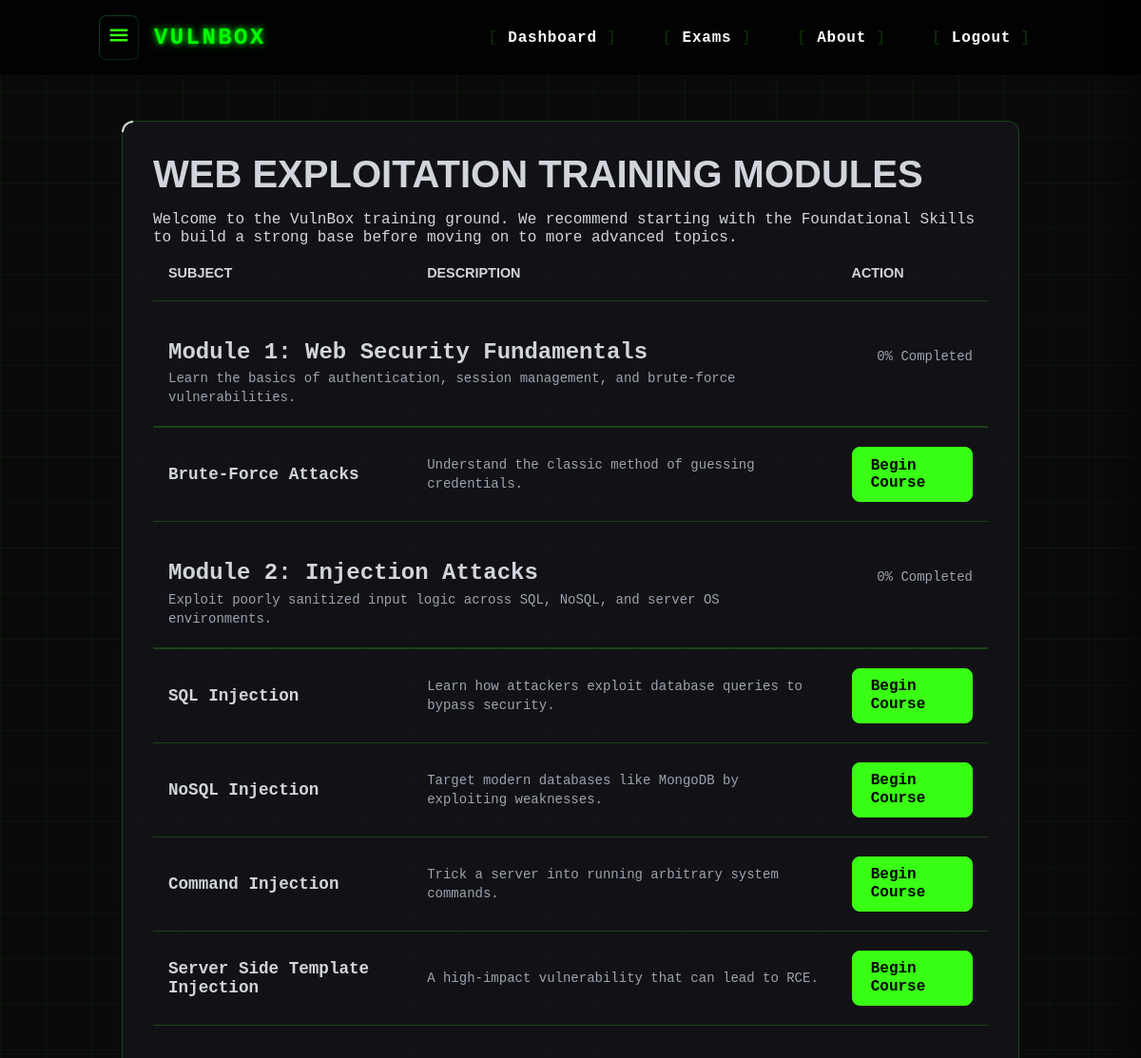
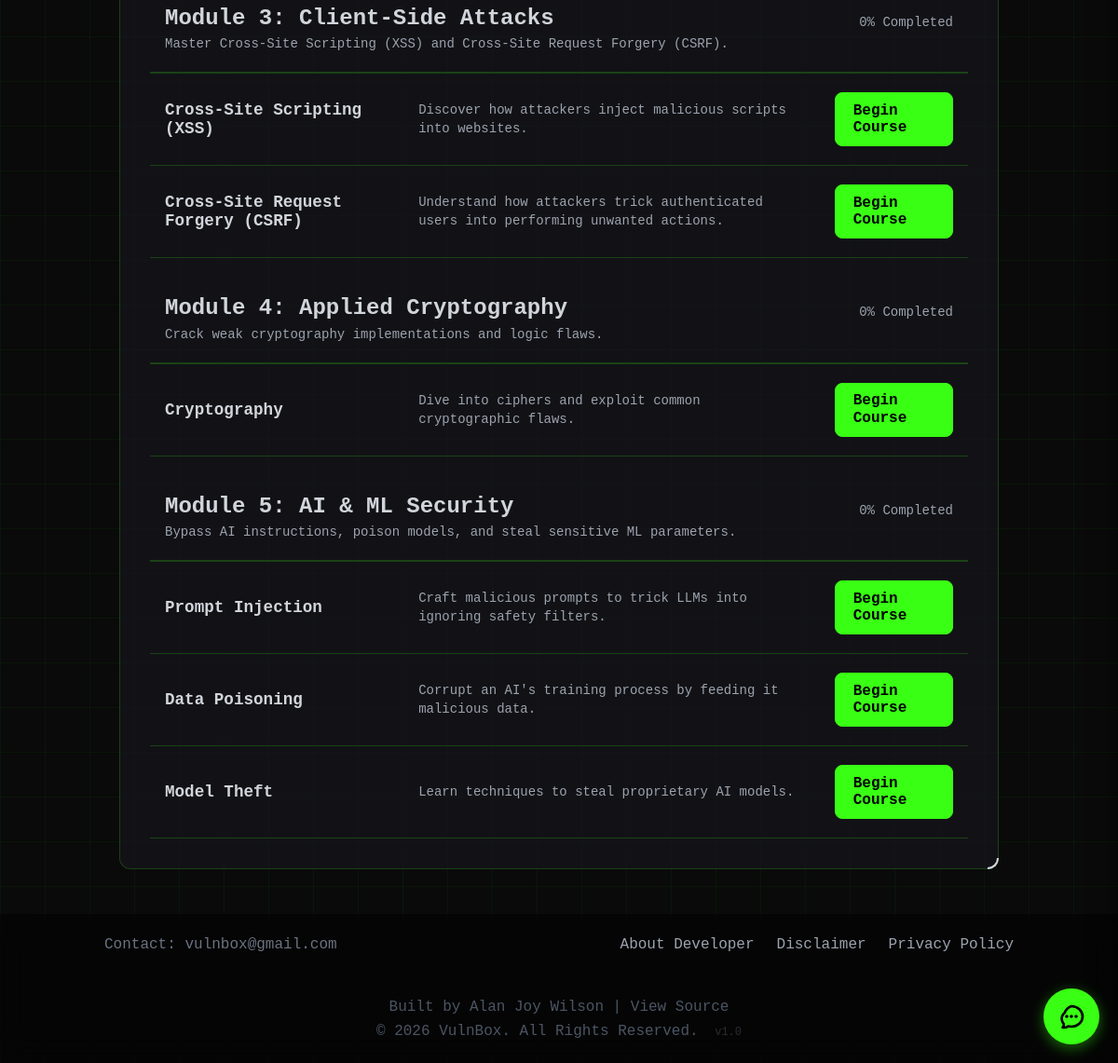
The app's page /dashboard/ (signed in) with its own data (2 pictures, top to bottom).
### curriculum/models.py (models this page shows, shortened)
class Module(models.Model):
    title = models.CharField(max_length=200) # e.g., "Module 1: Web Security Fundamentals"
    slug = models.SlugField(unique=True)     # SEO friendly
    description = models.TextField()
    order = models.PositiveIntegerField(default=0)
    class Meta:
        ordering = ['order']

class CourseLab(models.Model):
    module = models.ForeignKey(Module, related_name='labs', on_delete=models.CASCADE)
    title = models.CharField(max_length=200) # e.g., "SQL Injection (Union Based)"
    slug = models.SlugField(unique=True)
    content_type = models.CharField(max_length=50, choices=[('theory', 'Theory'), ('lab', 'Practical Lab')])
    points = models.IntegerField(default=10)
    order = models.PositiveIntegerField(default=0)
    url_name = models.CharField(max_length=100) # Maps to existing view e.g., 'core:sql_injection'
    meta_title = models.CharField(max_length=150, blank=True)
    meta_description = models.CharField(max_length=300, blank=True)
    class Meta:
        ordering = ['module__order', 'order']

### core/views/main.py (the view)
# urls.py: path('dashboard/', dashboard, name='dashboard'),
@login_required
def dashboard(request):
    modules = Module.objects.prefetch_related('labs').all()
    completions = LabCompletion.objects.filter(user=request.user).select_related('lab')
    completed_lab_slugs = [c.lab.slug for c in completions]
    course_to_labs_map = {
        'theory-brute-force': ['brute-force'],
        'theory-sql-injection': ['login-bypass', 'sql-injection-union'],
        'theory-nosql-injection': ['nosql-injection'],
        'theory-command-injection': ['command-injection'],
        'theory-ssti': ['ssti'],
        'theory-xss': ['stored-xss'],
        'theory-csrf': ['csrf'],
        'theory-cryptography': ['cryptography-caesar'],
        'theory-ai-security': ['ai-prompt-injection'],
        'theory-data-poisoning': ['ml-data-poisoning'],
        'theory-model-theft': ['ml-model-theft'],
    }
    module_progress = []
    for mod in modules:
        dashboard_items = mod.labs.filter(content_type='theory').order_by('order')
        practical_labs = mod.labs.filter(content_type='lab')
        total_practical = practical_labs.count()
        completed_practical = sum(1 for lab in practical_labs if lab.slug in completed_lab_slugs)
        mod_percentage = int((completed_practical / total_practical) * 100) if total_practical > 0 else 0
        items_with_status = []
        for item in dashboard_items:
            required_slugs = course_to_labs_map.get(item.slug, [])
            is_completed = all(slug in completed_lab_slugs for slug in required_slugs) if required_slugs else False
            items_with_status.append({
                'lab': item,
                'is_completed': is_completed
            })
        module_progress.append({
            'module': mod,
            'percentage': mod_percentage,
            'entries': items_with_status,
        })
    return render(request, 'dashboard.html', {
        'module_progress': module_progress,
    })

### core/templates/dashboard.html (shortened to what this page needs)
{% extends 'base.html' %}
{% load static %}
{% block content %}
<div id="particles-js"></div>
<div class="p-4 sm:p-8 max-w-7xl mx-auto w-full">
    <div class="ui-panel p-6 sm:p-8">
        <header class="main-header">
            <h1>WEB EXPLOITATION TRAINING MODULES</h1>
        </header>
        <p class="intro-text">
            Welcome to the VulnBox training ground. We recommend starting with the Foundational Skills
            to build a strong base before moving on to more advanced topics.
        </p>
        <div class="overflow-x-auto">
            <table class="mission-table w-full">
                <thead>
                    <tr>
                        <th>Subject</th>
                        <th>Description</th>
                        <th>Action</th>
                    </tr>
                </thead>
                <tbody>
                    {% for item in module_progress %}
                    <tr class="mission-category-row">
                        <td colspan="3">
                            <div class="flex flex-col md:flex-row md:items-center justify-between w-full">
                                <div>
                                    {{ item.module.title }}
                                    <p class="text-sm font-normal text-gray-400 mt-1" style="text-shadow: none;">
                                        {{ item.module.description }}
                                    </p>
                                </div>
                                <div class="mt-2 md:mt-0 text-right">
                                    <div class="text-sm text-gray-400 font-normal mb-1" style="text-shadow: none;">
                                        {{ item.percentage|default:0 }}% Completed
                                    </div>
                                </div>
                            </div>
                        </td>
                    </tr>
                    {% for entry in item.entries %}
                    <tr>
                        <td class="mission-title">{{ entry.lab.title }}</td>
                        <td class="text-sm text-gray-400">{{ entry.lab.meta_description|default:"Master this topic with introductory theory and practical challenges." }}</td>
                        <td>
                            {% if entry.is_completed %}
                            <div class="flex items-center gap-2 flex-wrap">
                                <span class="bg-green-500/20 text-green-400 px-3 py-1 rounded border border-green-500/30 text-xs font-bold font-orbitron whitespace-nowrap">
                                    <i data-lucide="check-circle" class="inline-block w-3 h-3 mr-1"></i> COMPLETED
                                </span>
                                {% if entry.lab.url_name %}
                                <a href="{% url entry.lab.url_name %}" class="launch-button" style="padding: 0.35rem 0.9rem; font-size: 0.8rem; background: transparent; color: var(--accent-green); border-color: var(--accent-green);">
                                    ↺ Review
                                </a>
                                {% endif %}
                            </div>
                            {% else %}
                            {% if entry.lab.url_name %}
                            <a href="{% url entry.lab.url_name %}" class="launch-button">Begin Course</a>
                            {% else %}
                            <span class="launch-button launch-button-locked">Unavailable</span>
                            {% endif %}
                            {% endif %}
                        </td>
                    </tr>
                    {% endfor %}
                    {% empty %}
                    <tr>
                        <td colspan="3" class="text-center py-8 text-gray-500">No modules available.</td>
                    </tr>
                    {% endfor %}
                </tbody>
            </table>
        </div>
    </div>
</div>
{% endblock %}

### core/templates/base.html (shortened to what this page needs)
{% load static %}
<!DOCTYPE html>
<html lang="en">
<head>
    <link rel="stylesheet" href="{% static 'css/tailwind.css' %}">
</head>
<body class="text-gray-300 antialiased">
    <div class="min-h-screen flex flex-col relative">
        <header class="bg-black/80 backdrop-blur-lg sticky top-0 z-50 border-b border-green-500/20">
            <nav class="container mx-auto px-4 sm:px-6 py-4 flex flex-row justify-between items-center">
                <div class="flex items-center gap-4">
                    {% if user.is_authenticated %}
                    <button class="hamburger-menu p-2 rounded-lg bg-green-500/10 border border-green-500/30"
                        id="menuBtn" title="Toggle Menu">
                        <svg xmlns="http://www.w3.org/2000/svg" fill="none" viewBox="0 0 24 24" stroke-width="2.5"
                            stroke="#39FF14" class="w-6 h-6">
                            <path stroke-linecap="round" stroke-linejoin="round"
                                d="M3.75 6.75h16.5M3.75 12h16.5m-16.5 5.25h16.5" />
                        </svg>
                    </button>
                    {% endif %}
                    <a href="{% url 'core:home' %}" class="text-2xl font-black tracking-widest uppercase text-glow">
                        VulnBox
                    </a>
                </div>
                {% block navigation_links %}
                <div class="flex items-center space-x-6 font-bold">
                    {% if user.is_authenticated %}
                    <div class="hidden md:flex items-center space-x-6">
                        <a href="{% url 'core:dashboard' %}"
                            class="cyber-nav-link {% if request.resolver_match.url_name == 'dashboard' %}text-green-400{% endif %}">
                            <span class="opacity-50">[</span> Dashboard <span class="opacity-50">]</span>
                        </a>
                        <a href="{% url 'core:exam_list' %}"
                            class="cyber-nav-link {% if request.resolver_match.url_name == 'exam_list' %}text-green-400{% endif %}">
                            <span class="opacity-50">[</span> Exams <span class="opacity-50">]</span>
                        </a>
                        <a href="{% url 'core:about_developer' %}"
                            class="cyber-nav-link {% if request.resolver_match.url_name == 'about_developer' %}text-green-400{% endif %}">
                            <span class="opacity-50">[</span> About <span class="opacity-50">]</span>
                        </a>
                        <a href="{% url 'authapp:logout' %}" class="cyber-nav-link">
                            <span class="opacity-50">[</span> Logout <span class="opacity-50">]</span>
                        </a>
                    </div>
                    {% endif %}
                </div>
                {% endblock navigation_links %}
            </nav>
        </header>
        <main class="flex-grow">
            {% block main_content %}
            <div class="container mx-auto px-6 py-8" style="animation: content-fade-in 0.8s ease-out forwards;">
                {% block content %}{% endblock %}
            </div>
            {% endblock main_content %}
        </main>
        {% block footer_content %}
        <footer class="bg-black/50 backdrop-blur-lg border-t border-green-500/20">
            <div class="container mx-auto px-6 py-6">
                <div class="flex flex-col md:flex-row justify-between items-center text-center md:text-left">
                    <div class="mb-4 md:mb-0">
                        <p class="text-gray-500">Contact: <a href="mailto:vulnbox@gmail.com"
                                class="hover:text-green-400">vulnbox@gmail.com</a></p>
                    </div>
                    <div class="flex space-x-6 text-gray-400">
                        <a href="{% url 'core:about_developer' %}" class="hover:text-green-400">About Developer</a>
                        <a href="{% url 'core:disclaimer' %}" class="hover:text-green-400">Disclaimer</a>
                        <a href="{% url 'core:privacy_policy' %}" class="hover:text-green-400">Privacy Policy</a>
                    </div>
                </div>
                <div class="text-center text-gray-600 mt-6 pt-6 border-t border-green-500/10 font-mono">
                    <p class="mb-2">Built by <a href="https://www.linkedin.com/in/alan-joy-wilson" target="_blank" class="text-green-500/60 hover:text-green-400 underline decoration-green-500/20 underline-offset-4">Alan Joy Wilson</a> | <a href="https://github.com/alan-j-w/Vulnbox"
                            class="text-green-500/60 hover:text-green-400 underline decoration-green-500/20 underline-offset-4">View
                            Source</a></p>
                    <p>&copy; 2026 VulnBox. All Rights Reserved. <span class="ml-2 text-xs opacity-50">v1.0</span></p>
                </div>
            </div>
        </footer>
        {% endblock footer_content %}
    </div>
    {% if user.is_authenticated %}
    {% include 'components/ai_assistant.html' %}
    {% endif %}
</body>
</html>

### core/templates/components/sidebar.html (shortened to what this page needs)
{% load static %}

### core/templates/components/ai_assistant.html (shortened to what this page needs)
<div id="ai-chat-widget">
    <button id="chat-toggle">
    </button>
</div>

### core/templates/base.html (style rules this page uses)
body { background-color: #0A0A0A; background-image: linear-gradient(rgba(0, 255, 0, 0.05) 1px, transparent 1px), linear-gradient(90deg, rgba(0, 255, 0, 0.05) 1px, transparent 1px); background-size: 3rem 3rem; font-family: 'Roboto Mono', monospace; }
.text-glow { color: #0f0; text-shadow: 0 0 5px rgba(0, 255, 0, 0.8), 0 0 10px rgba(0, 255, 0, 0.6); }
.cyber-nav-link { position: relative; padding: 0.5rem 0.75rem; font-family: 'Roboto Mono', monospace; letter-spacing: 0.05em; color: #ffffff; transition: all 0.3s ease; }
.cyber-nav-link span { transition: all 0.3s ease; color: rgba(57, 255, 20, 0.3); }

### core/templates/dashboard.html (style rules this page uses)
.ui-panel { background: var(--panel-bg); border: 1px solid var(--border-color); backdrop-filter: blur(8px); -webkit-backdrop-filter: blur(8px); border-radius: 12px; position: relative; }
.ui-panel::before, .ui-panel::after { content: ''; position: absolute; width: 12px; height: 12px; border-style: solid; border-color: var(--glow-color); }
.ui-panel::before { top: -1px; left: -1px; border-width: 2px 0 0 2px; border-radius: 12px 0 0 0; }
.ui-panel::after { bottom: -1px; right: -1px; border-width: 0 2px 2px 0; border-radius: 0 0 12px 0; }
#particles-js { position: fixed; width: 100%; height: 100%; top: 0; left: 0; z-index: -1; }
.main-header h1 { font-family: 'Orbitron', sans-serif; font-size: 2.5rem; color: var(--text-primary); text-shadow: 0 0 10px var(--glow-color); margin-bottom: 1rem; }
.mission-table { width: 100%; border-collapse: collapse; }
.mission-table th, .mission-table td { padding: 1.25rem 1rem; text-align: left; border-bottom: 1px solid var(--border-color); }
.mission-table th { font-family: 'Orbitron', sans-serif; color: var(--text-primary); text-transform: uppercase; font-size: 0.9rem; }
.mission-title { font-weight: 700; font-size: 1.1rem; }
.mission-category-row td { padding-top: 2.5rem; font-size: 1.5rem; font-weight: 700; color: var(--text-primary); border-bottom: 2px solid var(--border-color); }
.launch-button { background-color: var(--accent-green); color: #000; padding: 0.6rem 1.2rem; border-radius: 8px; text-decoration: none; font-weight: 700; transition: all 0.2s; border: 1px solid var(--accent-green); display: inline-block; }

### core/templates/components/sidebar.html (style rules this page uses)
.hamburger-menu { cursor: pointer; transition: transform 0.2s; }

### core/templates/components/ai_assistant.html (style rules this page uses)
:root { --accent-green: #39FF14; --panel-bg: rgba(20, 20, 25, 0.85); --border-color: rgba(57, 255, 20, 0.2); }
#ai-chat-widget { position: fixed; bottom: 20px; right: 20px; z-index: 1000; }
#chat-toggle { background-color: var(--accent-green); color: black; width: 60px; height: 60px; border-radius: 50%; border: none; display: flex; align-items: center; justify-content: center; cursor: pointer; box-shadow: 0 4px 15px rgba(57, 255, 20, 0.4); transition: transform 0.2s ease; }

### records on screen
Module: module "Module 1: Web Security Fundamentals", module.description "Learn the basics of authentication, session management, and brute-force vulnerabilities.", percentage "0"
CourseLab: lab "Brute-Force Attacks", lab.meta_description "Understand the classic method of guessing credentials.", shows "Begin Course"
Module: module "Module 2: Injection Attacks", module.description "Exploit poorly sanitized input logic across SQL, NoSQL, and server OS environments.", percentage "0"
CourseLab: lab "SQL Injection", lab.meta_description "Learn how attackers exploit database queries to bypass security.", url_name "Begin Course"
CourseLab: lab "NoSQL Injection", lab.meta_description "Target modern databases like MongoDB by exploiting weaknesses.", shows "Begin Course"
CourseLab: lab "Command Injection", lab.meta_description "Trick a server into running arbitrary system commands.", shows "Begin Course"
CourseLab: lab "Server Side Template Injection", lab.meta_description "A high-impact vulnerability that can lead to RCE.", url_name "Begin Course"
Module: module "Module 3: Client-Side Attacks", module.description "Master Cross-Site Scripting (XSS) and Cross-Site Request Forgery (CSRF).", percentage "0"
CourseLab: lab "Cross-Site Scripting (XSS)", lab.meta_description "Discover how attackers inject malicious scripts into websites.", url_name "Begin Course"
CourseLab: lab "Cross-Site Request Forgery (CSRF)", lab.meta_description "Understand how attackers trick authenticated users into performing unwanted actions.", url_name "Begin Course"
Module: module "Module 4: Applied Cryptography", module.description "Crack weak cryptography implementations and logic flaws.", percentage "0"
CourseLab: lab "Cryptography", lab.meta_description "Dive into ciphers and exploit common cryptographic flaws.", shows "Begin Course"
Module: module "Module 5: AI & ML Security", module.description "Bypass AI instructions, poison models, and steal sensitive ML parameters.", percentage "0"
CourseLab: lab "Prompt Injection", lab.meta_description "Craft malicious prompts to trick LLMs into ignoring safety filters.", shows "Begin Course"
CourseLab: lab "Data Poisoning", lab.meta_description "Corrupt an AI's training process by feeding it malicious data.", shows "Begin Course"
CourseLab: lab "Model Theft", lab.meta_description "Learn techniques to steal proprietary AI models.", shows "Begin Course"
